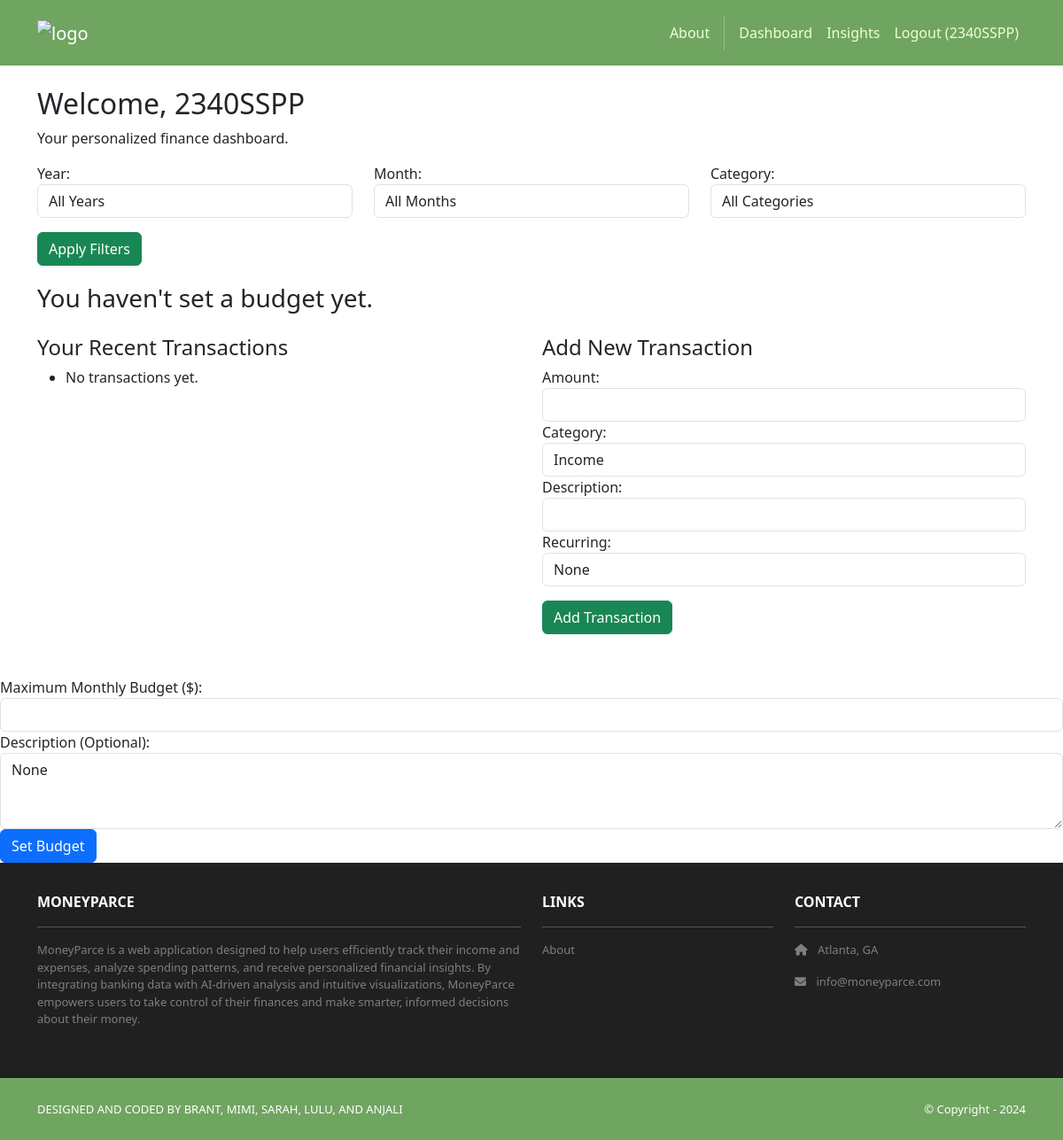
The page /finance/dashboard/ (signed in) on the database as committed earlier.
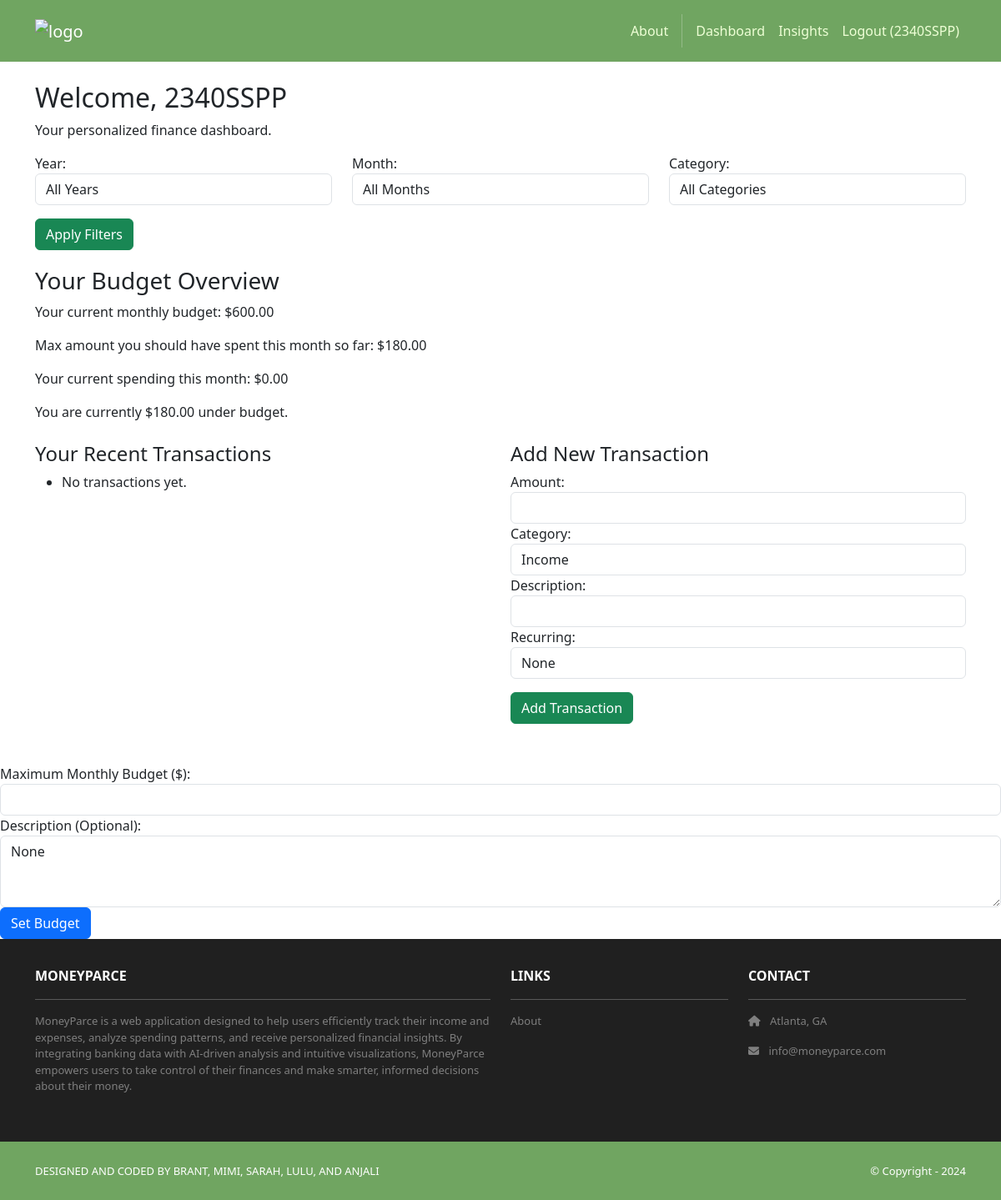
The same page on the database as committed later.
### finance/models.py (models this page shows, shortened)
class Budget(models.Model):
    user = models.ForeignKey(User, on_delete=models.CASCADE)  # Link to the User model
    amount = models.DecimalField(max_digits=10, decimal_places=2)  # Monthly budget amount
    created_at = models.DateTimeField(auto_now_add=True)  # Timestamp when the budget is created

### finance/views.py (the view)
# urls.py: path('dashboard/', dashboard, name='dashboard'),
@login_required
def dashboard(request):
    today = timezone.now().date()  # Get today's date
    current_year = today.year
    current_month = today.month
    transactions = Transaction.objects.filter(user=request.user)
    year_filter = request.GET.get('year', current_year)
    month_filter = request.GET.get('month', current_month)
    category_filter = request.GET.get('category', None)
    if year_filter:
        transactions = transactions.filter(fake_date__year=year_filter)
    if month_filter:
        transactions = transactions.filter(fake_date__month=month_filter)
    if category_filter:
        transactions = transactions.filter(category=category_filter)
    transactions = transactions.filter(fake_date__lte=today)
    budget = Budget.objects.filter(user=request.user).first()
    monthly_budget = 0
    monthly_spending = 0
    budget_status = ""
    target_spending = 0  # Set default to 0 if no budget exists
    if budget:
        monthly_budget = budget.amount
        days_in_month = (date(current_year, current_month + 1, 1) - date(current_year, current_month, 1)).days
        days_passed = today.day
        target_spending = monthly_budget * Decimal(days_passed) / Decimal(days_in_month)
        monthly_spending = transactions.filter(
            fake_date__month=current_month,
            recurring__in=["one_time", "monthly", "weekly", "biweekly"]  # Include all recurring types
        ).exclude(
            category="income"  # Exclude income transactions
        ).aggregate(
            total_spent=models.Sum('amount')
        )['total_spent'] or 0
        if monthly_spending > target_spending:
            budget_status = f"You are currently ${monthly_spending - target_spending:.2f} over budget."
        else:
            budget_status = f"You are currently ${target_spending - monthly_spending:.2f} under budget."
    if request.method == "POST":
        form = TransactionForm(request.POST)
        if form.is_valid():
            transaction = form.save(commit=False)
            transaction.user = request.user  # Ensure the logged-in user is saved with the transaction
            if transaction.recurring == "one_time":
                transaction.save()
                return redirect("finance:dashboard")
            recurrence = transaction.recurring
            today = timezone.now().date()  # Get today's date
            if recurrence == "weekly":
                start_date = today
                end_date = date(2025, 12, 31)  # End of 2025
                while start_date <= end_date:
                    fake_date = start_date
                    Transaction.objects.create(
                        user=request.user,
                        amount=transaction.amount,
                        category=transaction.category,
                        description=transaction.description,
                        recurring=transaction.recurring,
                        fake_date=fake_date
                    )
                    start_date += timedelta(weeks=1)
            elif recurrence == "biweekly":
                start_date = today
                end_date = date(2025, 12, 31)
                while start_date <= end_date:
                    fake_date = start_date
                    Transaction.objects.create(
                        user=request.user,
                        amount=transaction.amount,
                        category=transaction.category,
                        description=transaction.description,
                        recurring=transaction.recurring,
                        fake_date=fake_date
                    )
                    start_date += timedelta(weeks=2)
            elif recurrence == "monthly":
                start_date = today.replace(day=1)
                end_date = date(2025, 12, 31)
                while start_date <= end_date:
                    fake_date = start_date
                    Transaction.objects.create(
                        user=request.user,
                        amount=transaction.amount,
                        category=transaction.category,
                        description=transaction.description,
                        recurring=transaction.recurring,
                        fake_date=fake_date
                    )
                    if start_date.month == 12:
                        start_date = start_date.replace(year=start_date.year + 1, month=1)
                    else:
                        start_date = start_date.replace(month=start_date.month + 1)
            return redirect("finance:dashboard")
    else:
        form = TransactionForm()
    transactions = transactions.order_by('-fake_date')
    return render(request, 'finance/dashboard.html', {
        'transactions': transactions,
        'form': form,
        'year_filter': year_filter,
        'month_filter': month_filter,
        'category_filter': category_filter,
        'monthly_budget': monthly_budget,
        'monthly_spending': monthly_spending,
        'budget_status': budget_status,
        'target_spending': target_spending,
    })

### finance/forms.py
class TransactionForm(forms.ModelForm):
    class Meta:
        model = Transaction
        fields = ['amount', 'category', 'description', 'recurring']

### finance/templates/finance/dashboard.html (shortened to what this page needs)
{% extends 'base.html' %}
{% block content %}
<div class="container mt-4 mb-5">
    <h2>Welcome, {{ user.username }}</h2>
    <p>Your personalized finance dashboard.</p>
    <form method="get">
        <div class="row">
            <div class="col-md-4">
                <label for="year">Year:</label>
                <select name="year" id="year" class="form-control">
                    <option value="">All Years</option>
                </select>
            </div>
            <div class="col-md-4">
                <label for="month">Month:</label>
                <select name="month" id="month" class="form-control">
                    <option value="">All Months</option>
                </select>
            </div>
            <div class="col-md-4">
                <label for="category">Category:</label>
                <select name="category" id="category" class="form-control">
                    <option value="">All Categories</option>
                </select>
            </div>
        </div>
        <button type="submit" class="btn btn-success mt-3">Apply Filters</button>
    </form>
    {% if monthly_budget %}
    <div class="budget-info">
        <h3>Your Budget Overview</h3>
        <p>Your current monthly budget: ${{ monthly_budget }}</p>
        <p>Max amount you should have spent this month so far: ${{ target_spending|floatformat:2 }}</p>
        <p>Your current spending this month: ${{ monthly_spending|floatformat:2 }}</p>
        <p>{{ budget_status }}</p>
    </div>
    {% else %}
    <div class="budget-info">
        <h3>You haven't set a budget yet.</h3>
    </div>
    {% endif %}
    <div class="row mt-4">
        <div class="col-md-6">
            <h4>Your Recent Transactions</h4>
            <ul>
                {% for transaction in transactions %}
                <li>{{ transaction.description }} - ${{ transaction.amount }} ({{ transaction.fake_date }})</li>
                {% empty %}
                <li>No transactions yet.</li>
                {% endfor %}
            </ul>
        </div>
        <div class="col-md-6">
            <h4>Add New Transaction</h4>
            <form method="post">
                <div class="form-group">
                    <label for="amount">Amount:</label>
                    <input type="number" name="amount" class="form-control" step="0.01" required>
                </div>
                <div class="form-group">
                    <label for="category">Category:</label>
                    <select name="category" class="form-control" required>
                        <option value="income">Income</option>
                    </select>
                </div>
                <div class="form-group">
                    <label for="description">Description:</label>
                    <input type="text" name="description" class="form-control" required>
                </div>
                <div class="form-group">
                    <label for="recurring">Recurring:</label>
                    <select name="recurring" class="form-control" required>
                        <option value="one_time">None</option>
                    </select>
                </div>
                <button type="submit" class="btn btn-success mt-3">Add Transaction</button>
            </form>
        </div>
    </div>
</div>
<form method="POST" action="{% url 'finance:set_budget' %}">
    <div class="form-group">
        <label for="amount">Maximum Monthly Budget ($):</label>
        <input type="number" step="0.01" name="amount" class="form-control" id="amount" value="{{ form.amount.value }}" required>
    </div>
    <div class="form-group">
        <label for="description">Description (Optional):</label>
        <textarea name="description" class="form-control" id="description" rows="3">{{ form.description.value }}</textarea>
    </div>
    <button type="submit" class="btn btn-primary">Set Budget</button>
</form>
{% endblock %}

### moneyparce/templates/base.html (shortened to what this page needs)
<!DOCTYPE html>
<html>
{% load static %}
  <head>
    <link href=
      "https://cdn.jsdelivr.net/npm/bootstrap@5.3.3/dist/css/bootstrap.min.css" rel="stylesheet"
>
    <link rel=
      "stylesheet"  href="https://cdnjs.cloudflare.com/ajax/libs/font-awesome/6.1.1/css/all.min.css">
      <link rel="stylesheet" type="text/css"
          href="{% static 'css/style.css' %}">
  </head>
  <body>
    <nav class="p-3 navbar navbar-dark bg-dark
         navbar-expand-lg">
      <div class="container">
        <a class="navbar-brand"
           href="{% url 'home.index' %}">
          <img src="{% static 'img/logo.png' %}" alt="logo"
               height="40" />
        </a>
        <div class="collapse navbar-collapse"
             id="navbarNavAltMarkup">
            <div class="navbar-nav ms-auto navbar-ml">
            <a class="nav-link"
               href="{% url 'home.about' %}">About</a>
   {% if user.is_authenticated %}
            <a class="nav-link" href="{% url 'finance:dashboard' %}">Dashboard</a>
            <a class="nav-link" href="{% url 'finance:insights' %}">Insights</a>
            <a class="nav-link" href="{% url 'accounts.logout' %}">Logout ({{ user.username }})</a>
        {% else %}
    <a class="nav-link"
              href="{% url 'accounts.login' %}">Login</a>
            <a class="nav-link"
              href="{% url 'accounts.signup' %}">Sign Up
            </a>
            {% endif %}
          </div>
        </div>
      </div>
    </nav>
    <div>
      {% block content %}
      {% endblock content %}
    </div>
    <section class="p-3 ms-footer d-none d-md-block">
      <div class="container">
        <div class="row mt-3 text-white">
          <div class="col-md-6 col-lg-6 col-xl-6
               mx-auto mb-4">
            <b>MONEYPARCE</b>
            <hr />
            <p>
              MoneyParce is a web application designed to help users efficiently
                track their income and expenses, analyze spending patterns, and
                receive personalized financial insights. By integrating banking
                data with AI-driven analysis and intuitive visualizations,
                MoneyParce empowers users to take control of their finances and
                make smarter, informed decisions about their money.
            </p>
          </div>
          <div class="col-md-3 col-lg-3 col-xl-3
               mx-auto mb-4">
            <b>LINKS</b>
            <hr />
              <p><a class="nav-link"
              href="{% url 'home.about' %}">
              About
            </a></p>
          </div>
          <div class="col-md-3 col-lg-3 col-xl-3 mx-auto
               mb-4">
            <b>CONTACT</b>
            <hr />
            <p><i class="fas fa-home me-2"></i>
              Atlanta, GA
            </p>
            <p><i class="fas fa-envelope me-2"></i>
              info@moneyparce.com
            </p>
          </div>
        </div>
      </div>
    </section>
    <section class="p-3 ms-footer-bottom bg-dark">
      <div class="container d-flex justify-content-between">
        <div class="me-5 text-white">
          <span>DESIGNED AND CODED BY BRANT, MIMI, SARAH, LULU, AND ANJALI</a>
          </span>
        </div>
        <div class="text-white">
          <span>© Copyright - 2024</span>
        </div>
      </div>
    </section>
  </body>
</html>

### moneyparce/static/css/style.css (style rules this page uses)
.navbar a.nav-link { color: #eeffd6 !important; }
.bg-dark { background-color: #70a561 !important; }
.ms-footer { background-color: #202020; }
.ms-footer p { color: #7F7F7F; font-size: 13px; }
.ms-footer-bottom span { font-size: 13px; line-height: 38px; }

Rows that differ between the two databases and show on the page:
added Budget: amount "600.00"
Other text that changed with them:
{{ target_spending|floatformat:2 }}: (not shown) → "180.00"
{{ monthly_spending|floatformat:2 }}: (not shown) → "0.00"
{{ budget_status }}: (not shown) → "You are currently $180.00 under budget."
text no longer shown: "You haven't set a budget yet."
text now shown: "Your Budget Overview Your current monthly budget: $ Max amount you should have spent this month so far: $ Your current spending this month: $"
